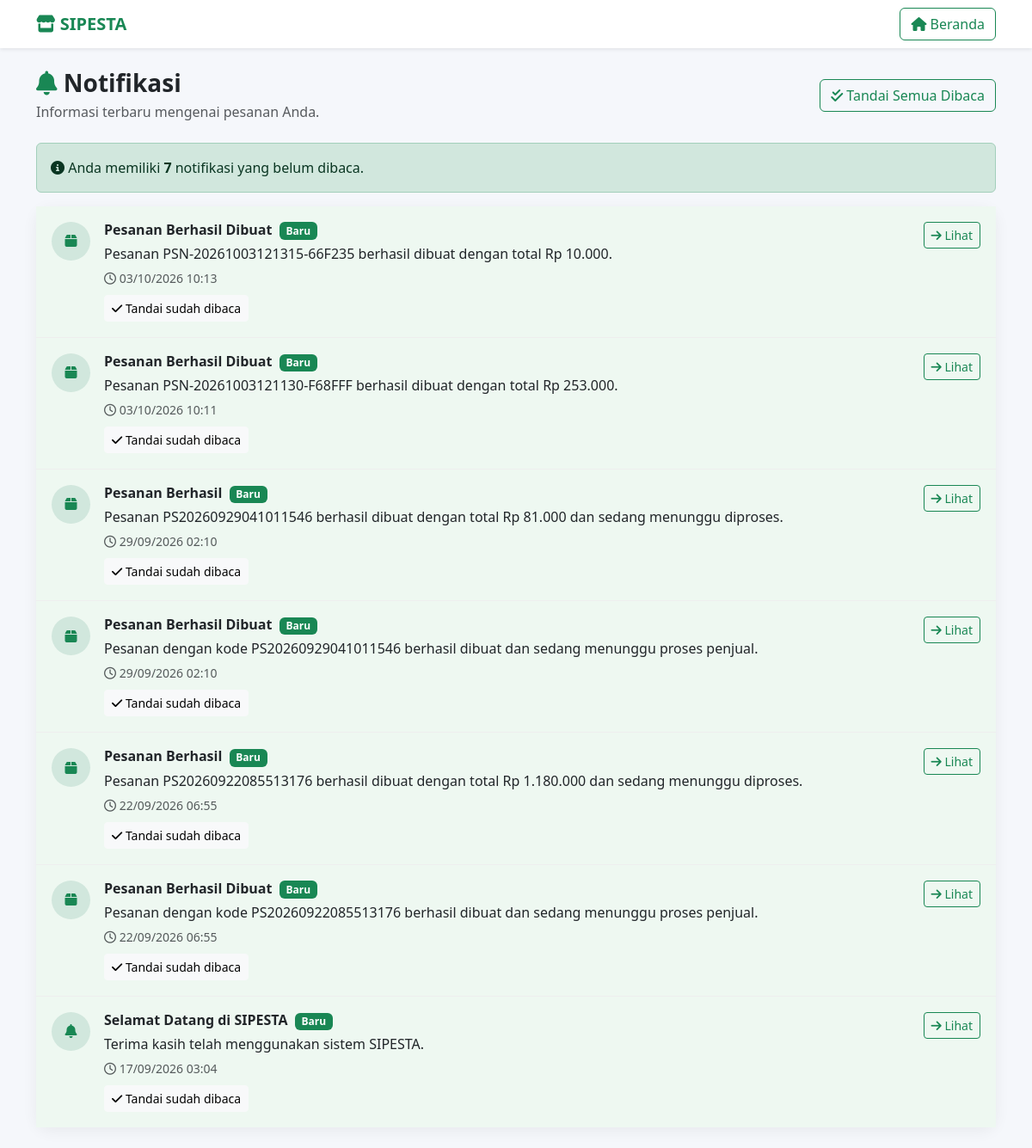
Screenshot of /pembeli/notifikasi.php (signed in) with the database file from the repository.
### tables this page shows
CREATE TABLE `notifications` (
  `id` int(11) NOT NULL,
  `user_id` int(11) NOT NULL,
  `judul` varchar(150) NOT NULL,
  `pesan` text NOT NULL,
  `tipe` varchar(50) NOT NULL DEFAULT 'info',
  `link` varchar(255) DEFAULT NULL,
  `dibaca` tinyint(1) NOT NULL DEFAULT 0,
  `created_at` timestamp NOT NULL DEFAULT current_timestamp()
);

### config/notifikasi.php (called while the page is built, shortened)
<?php
function jumlahNotifikasiBelumDibaca(
    $conn,
    $user_id
) {
    $stmt = $conn->prepare("
        SELECT COUNT(*) AS total
        FROM notifications
        WHERE user_id = ?
          AND dibaca = 0
    ");
    $stmt->bind_param(
        "i",
        $user_id
    );
    $stmt->execute();
    $result = $stmt->get_result();
    $data = $result->fetch_assoc();
    return (int)($data['total'] ?? 0);
}
function ambilNotifikasi(
    $conn,
    $user_id,
    $limit = 10
) {
    $limit = max(
        1,
        min(50, (int)$limit)
    );
    $sql = "
        SELECT
            id,
            judul,
            pesan,
            tipe,
            link,
            dibaca,
            created_at
        FROM notifications
        WHERE user_id = ?
        ORDER BY created_at DESC
        LIMIT {$limit}
    ";
    $stmt = $conn->prepare($sql);
    $stmt->bind_param(
        "i",
        $user_id
    );
    $stmt->execute();
    $result = $stmt->get_result();
    $data = [];
    while ($row = $result->fetch_assoc()) {
        $data[] = $row;
    }
    return $data;
}

### config/auth.php (called while the page is built, shortened)
<?php
function userId()
{
    return (int)($_SESSION['user_id'] ?? 0);
}

### config/helper.php (called while the page is built, shortened)
<?php
function e($text)
{
    return htmlspecialchars($text ?? '', ENT_QUOTES, 'UTF-8');
}

### pembeli/notifikasi.php (the view, shortened to what this page needs)
<?php
require_once "../config/database.php";
require_once "../config/auth.php";
require_once "../config/helper.php";
require_once "../config/notifikasi.php";
$user_id = userId();
$notifikasi = ambilNotifikasi(
    $conn,
    $user_id,
    50
);
$totalBelumDibaca =
    jumlahNotifikasiBelumDibaca(
        $conn,
        $user_id
    );
?>
<!DOCTYPE html>
<html lang="id">
<head>
    <link
        href="https://cdn.jsdelivr.net/npm/bootstrap@5.3.2/dist/css/bootstrap.min.css"
        rel="stylesheet"
    >
    <link
        href="https://cdnjs.cloudflare.com/ajax/libs/font-awesome/6.5.1/css/all.min.css"
        rel="stylesheet"
    >
</head>
<body>
<nav class="navbar navbar-expand-lg bg-white shadow-sm">
    <div class="container">
        <a
            href="index.php"
            class="navbar-brand fw-bold text-success"
        >
            <i class="fa-solid fa-store"></i>
            SIPESTA
        </a>
        <div class="d-flex align-items-center gap-2">
            <a
                href="index.php"
                class="btn btn-outline-success"
            >
                <i class="fa-solid fa-house"></i>
                Beranda
            </a>
        </div>
    </div>
</nav>
<div class="container py-4">
    <div class="d-flex
                justify-content-between
                align-items-center
                mb-4">
        <div>
            <h3 class="fw-bold mb-1">
                <i class="fa-solid fa-bell text-success"></i>
                Notifikasi
            </h3>
            <p class="text-muted mb-0">
                Informasi terbaru mengenai pesanan Anda.
            </p>
        </div>
        <?php if ($totalBelumDibaca > 0): ?>
            <form
                method="POST"
                action="notifikasi.php"
            >
                <button
                    type="submit"
                    class="btn btn-outline-success"
                >
                    <i class="fa-solid fa-check-double"></i>
                    Tandai Semua Dibaca
                </button>
            </form>
        <?php endif; ?>
    </div>
    <?php if ($totalBelumDibaca > 0): ?>
        <div class="alert alert-success">
            <i class="fa-solid fa-circle-info"></i>
            Anda memiliki
            <strong>
                <?= $totalBelumDibaca ?>
            </strong>
            notifikasi yang belum dibaca.
        </div>
    <?php endif; ?>
    <div class="card notification-card">
        <div class="card-body p-0">
            <?php if (empty($notifikasi)): ?>
                <div class="text-center py-5">
                    <i
                        class="fa-regular
                               fa-bell-slash
                               empty-icon"
                    ></i>
                    <h5 class="mt-3">
                        Belum Ada Notifikasi
                    </h5>
                    <p class="text-muted">
                        Notifikasi pesanan Anda akan
                        muncul di sini.
                    </p>
                </div>
            <?php else: ?>
                <?php foreach ($notifikasi as $item): ?>
                    <?php
                    $isUnread =
                        (int)$item['dibaca'] === 0;
                    $icon =
                        'fa-bell';
                    $iconClass =
                        'bg-success-subtle text-success';
                    if (
                        $item['tipe'] === 'pesanan'
                    ) {
                        $icon =
                            'fa-box';
                    }
                    ?>
                    <div
                        class="
                            notification-item
                            <?= $isUnread
                                ? 'notification-unread'
                                : ''
                            ?>
                        "
                    >
                        <div class="d-flex gap-3">
                            <div
                                class="
                                    notification-icon
                                    <?= $iconClass ?>
                                "
                            >
                                <i
                                    class="
                                        fa-solid
                                        <?= $icon ?>
                                    "
                                ></i>
                            </div>
                            <div class="flex-grow-1">
                                <div
                                    class="
                                        d-flex
                                        justify-content-between
                                        gap-2
                                    "
                                >
                                    <div>
                                        <h6
                                            class="fw-bold mb-1"
                                        >
                                            <?= e(
                                                $item['judul']
                                            ) ?>
                                            <?php if ($isUnread): ?>
                                                <span
                                                    class="
                                                        badge
                                                        bg-success
                                                        ms-1
                                                    "
                                                >
                                                    Baru
                                                </span>
                                            <?php endif; ?>
                                        </h6>
                                        <p class="mb-1">
                                            <?= nl2br(
                                                e(
                                                    $item['pesan']
                                                )
                                            ) ?>
                                        </p>
                                        <small
                                            class="text-muted"
                                        >
                                            <i
                                                class="
                                                    fa-regular
                                                    fa-clock
                                                "
                                            ></i>
                                            <?= e(
                                                date(
                                                    'd/m/Y H:i',
                                                    strtotime(
                                                        $item[
                                                            'created_at'
                                                        ]
                                                    )
                                                )
                                            ) ?>
                                        </small>
                                    </div>
                                    <div>
                                        <?php
                                        $link =
                                            trim(
                                                $item['link']
                                                ?? ''
                                            );
                                        ?>
                                        <?php if ($link !== ''): ?>
                                            <a
                                                href="<?= e($link) ?>"
                                                class="
                                                    btn
                                                    btn-sm
                                                    btn-outline-success
                                                "
                                            >
                                                <i
                                                    class="
                                                        fa-solid
                                                        fa-arrow-right
                                                    "
                                                ></i>
                                                Lihat
                                            </a>
                                        <?php endif; ?>
                                    </div>
                                </div>
                                <?php if ($isUnread): ?>
                                    <form
                                        method="POST"
                                        action="notifikasi.php"
                                        class="mt-2"
                                    >
                                        <button
                                            type="submit"
                                            class="
                                                btn
                                                btn-sm
                                                btn-light
                                            "
                                        >
                                            <i
                                                class="
                                                    fa-solid
                                                    fa-check
                                                "
                                            ></i>
                                            Tandai sudah dibaca
                                        </button>
                                    </form>
                                <?php endif; ?>
                            </div>
                        </div>
                    </div>
                <?php endforeach; ?>
            <?php endif; ?>
        </div>
    </div>
</div>
</body>
</html>

### pembeli/notifikasi.php (style rules this page uses)
body { background: #f5f7fb; }
.notification-card { border: none; border-radius: 16px; box-shadow: 0 4px 18px rgba(0,0,0,.06); }
.notification-item { border-bottom: 1px solid #eee; padding: 18px; transition: .2s; }
.notification-item:last-child { border-bottom: none; }
.notification-unread { background: #eef8f1; }
.notification-icon { width: 45px; height: 45px; border-radius: 50%; display: flex; align-items: center; justify-content: center; flex-shrink: 0; }

### rows the page displays
notifications: judul "Pesanan Berhasil Dibuat", dibaca "Baru", pesan "Pesanan PSN-20261003121315-66F235 berhasil dibuat dengan total Rp 10.000.", created_at "03/10/2026 10:13"
notifications: judul "Pesanan Berhasil Dibuat", dibaca "Baru", pesan "Pesanan PSN-20261003121130-F68FFF berhasil dibuat dengan total Rp 253.000.", created_at "03/10/2026 10:11"
notifications: judul "Pesanan Berhasil", dibaca "Baru", pesan "Pesanan PS20260929041011546 berhasil dibuat dengan total Rp 81.000 dan sedang menunggu diproses.", created_at "29/09/2026 02:10"
notifications: judul "Pesanan Berhasil Dibuat", dibaca "Baru", pesan "Pesanan dengan kode PS20260929041011546 berhasil dibuat dan sedang menunggu proses penjual.", created_at "29/09/2026 02:10"
notifications: judul "Pesanan Berhasil", dibaca "Baru", pesan "Pesanan PS20260922085513176 berhasil dibuat dengan total Rp 1.180.000 dan sedang menunggu diproses.", created_at "22/09/2026 06:55"
notifications: judul "Pesanan Berhasil Dibuat", dibaca "Baru", pesan "Pesanan dengan kode PS20260922085513176 berhasil dibuat dan sedang menunggu proses penjual.", created_at "22/09/2026 06:55"
notifications: judul "Selamat Datang di SIPESTA", dibaca "Baru", pesan "Terima kasih telah menggunakan sistem SIPESTA.", created_at "17/09/2026 03:04"

### other values shown
$totalBelumDibaca "7"
